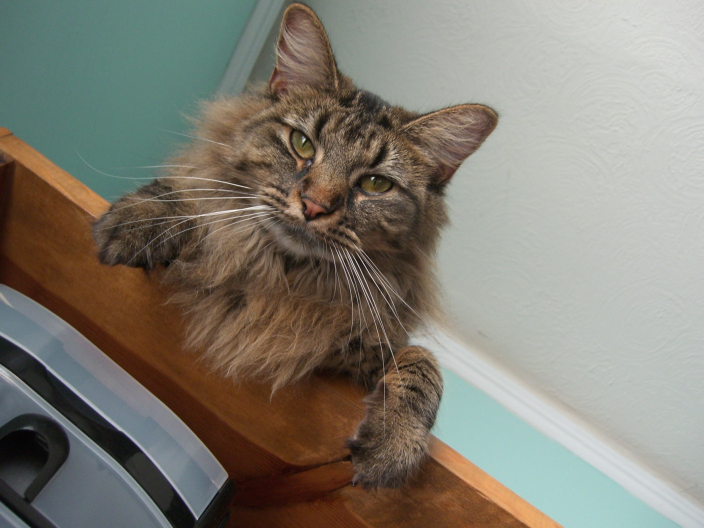
#> input picture MP1/hybrid/img/LecExample/nutmeg.jpg, 1408 x 1056 px, found by its file name (shown at 1/2 size)
$ jupyter execute --allow-errors Project_1.ipynb   (shell and % lines are left out)
#> lines starting #> are read from the running program, lines starting #| are printed output that depends on the picture
# Programming Project #1: Hybrid Images

## CS445: Computational Photography - Spring 2020

### Part I: Hybrid Images

[cell 1]
import cv2

import numpy as np
from matplotlib.colors import LogNorm
import matplotlib.pyplot as plt
from scipy import signal


import utils

[cell 2]

# import matplotlib
# matplotlib.__version__

[cell 3]
im1_file = './Nutmeg.jpg'
im2_file = './DerekPicture.jpg'

im1 = cv2.imread(im1_file, cv2.IMREAD_GRAYSCALE)
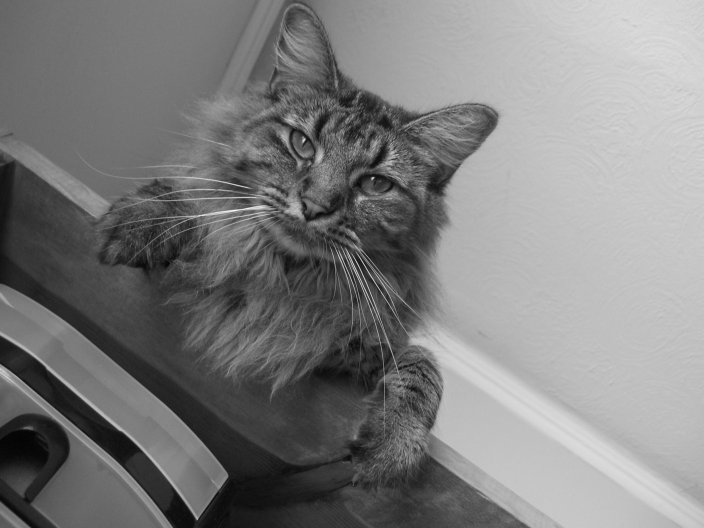
#> im1: shape (1056, 1408) (shown at 1/2 size); min 2, max 252, mean 125.9
im2 = cv2.imread(im2_file, cv2.IMREAD_GRAYSCALE)
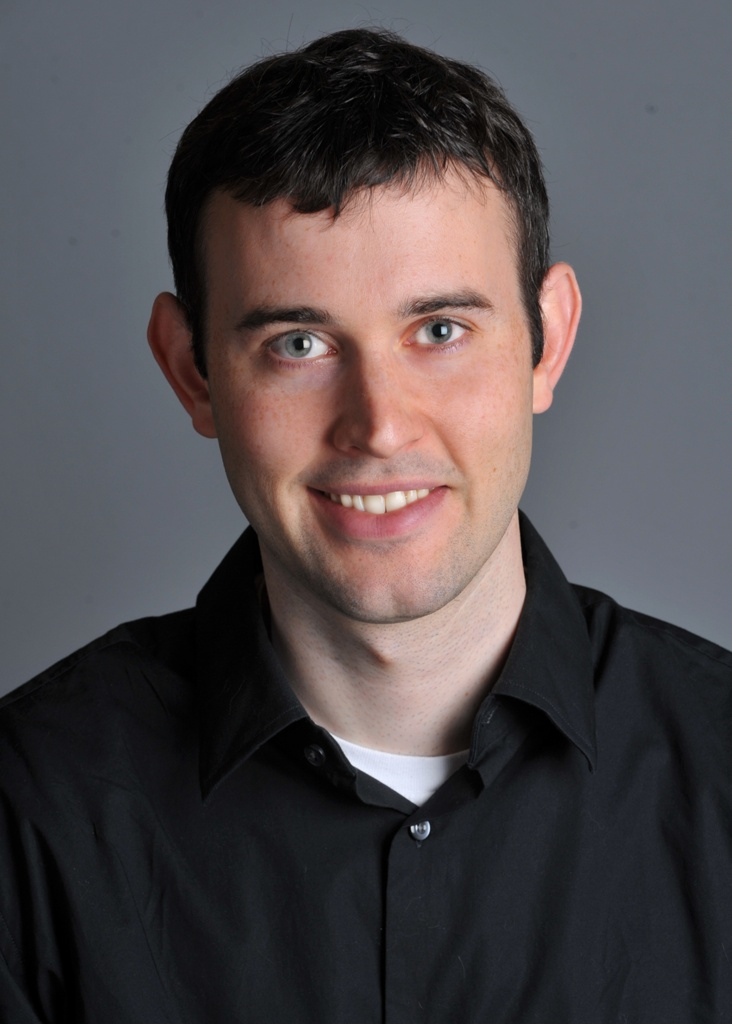
#> input picture MP1/hybrid/img/LecExample/DerekPicture.jpg, 732 x 1024 px, found by its file name
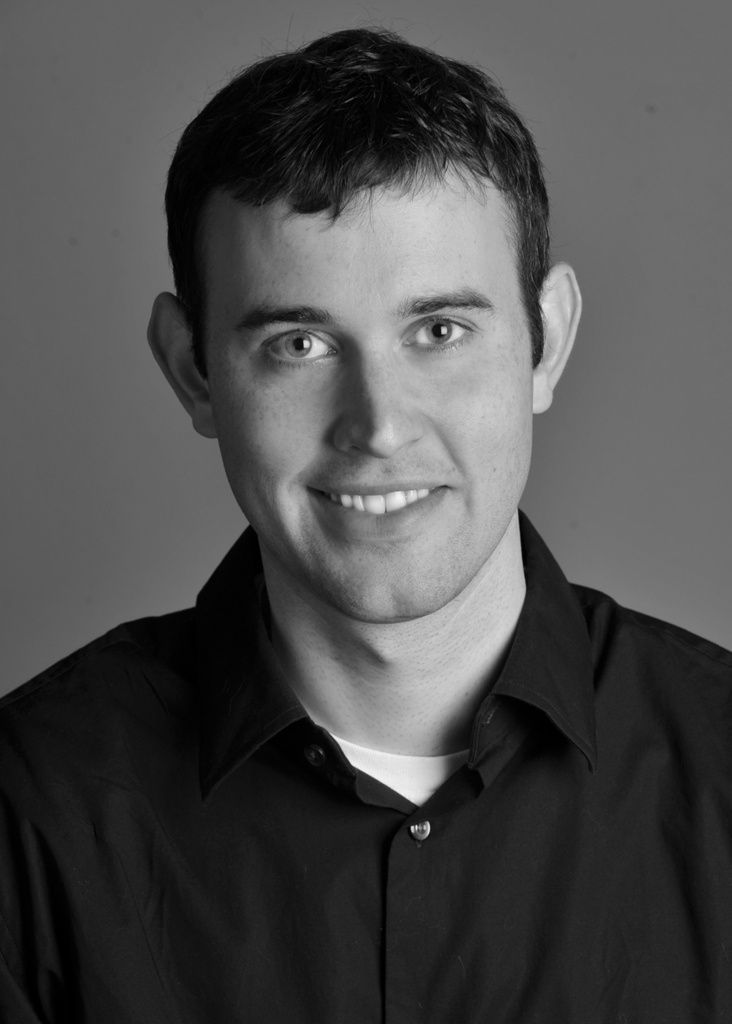
#> im2: shape (1024, 732); min 0, max 243, mean 76.6

#> (a cell that did not finish here is left out)

#> (a cell that did not finish here is left out)

#> (a cell that did not finish here is left out)

#> (a cell that did not finish here is left out)

[cell 8]
#Images sanity check
fig, axes = plt.subplots(1, 2)
axes[0].imshow(im1,cmap='gray')
axes[0].set_title('Image 1'), axes[0].set_xticks([]), axes[0].set_yticks([])
axes[1].imshow(im2,cmap='gray')
axes[1].set_title('Image 2'), axes[1].set_xticks([]), axes[1].set_yticks([]);
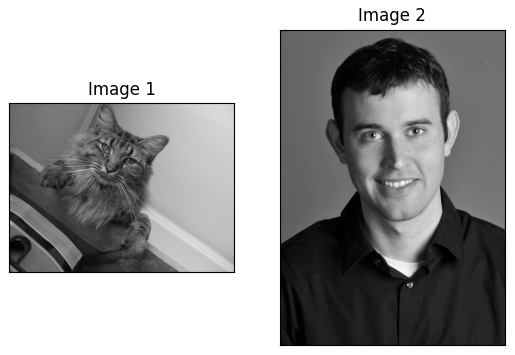
#> figure drawn by matplotlib, 2 panels
